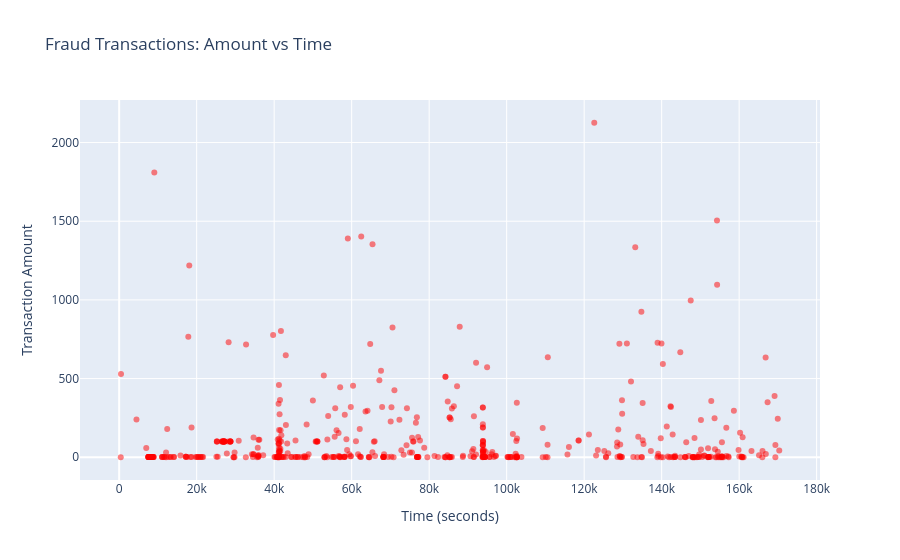

Here is the notebook cell this chart was saved with:
### Code cell
# =========================
# Fraud Transactions: Time vs Amount
# =========================

fraud = data_df[data_df["Class"] == 1]

fig = go.Figure()

fig.add_trace(
    go.Scatter(
        x=fraud["Time"],
        y=fraud["Amount"],
        mode="markers",
        marker=dict(
            color="red",
            size=6,
            opacity=0.5
        ),
        name="Fraud Transactions"
    )
)

fig.update_layout(
    title="Fraud Transactions: Amount vs Time",
    xaxis_title="Time (seconds)",
    yaxis_title="Transaction Amount",
    hovermode="closest"
)

iplot(fig)

### Figure 1 — Plotly figure (JSON) as saved in the notebook; plotly's stock layout.template omitted (floating-point values rounded to 4 significant figures; data arrays with more than 128 entries replaced by an {"elided": "..."} marker saying what was removed)
{"data": [{"marker": {"color": "red", "opacity": 0.5, "size": 6}, "mode": "markers", "name": "Fraud Transactions", "type": "scatter", "x": {"elided": "492 float values"}, "y": {"elided": "492 float values"}}], "layout": {"hovermode": "closest", "title": {"text": "Fraud Transactions: Amount vs Time"}, "xaxis": {"title": {"text": "Time (seconds)"}}, "yaxis": {"title": {"text": "Transaction Amount"}}}}
